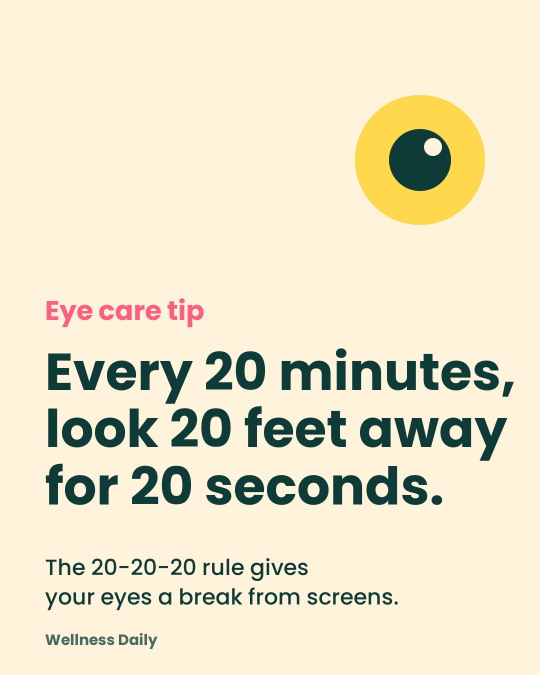
#> input picture images/2026-10-12-2020/post-tt.jpg, 1080 x 1350 px (shown at 1/2 size)
$ python -i flow_upgrade.py   (imports and definitions only)
#> lines starting #> are read from the running program, lines starting #| are printed output that depends on the picture
"""Wellness Daily: upgrade queued text posts with Google Flow media.

hook(clip, reel, line1, line2, out)
    First 6 s of a Flow clip (720x1280 or larger, 9:16) with a two-line title
    overlay visible from frame 0, then the existing text reel. Keeps the clip's
    own sound (no music). Output 1080x1920, 30 fps, H.264/AAC.

photo_post(img, kicker, title_lines, body_lines, out_png, out_jpg)
    1080x1350 post: Flow photo, dark top gradient, text at top, brand pill at
    bottom. Writes PNG (IG/FB) and JPG (TikTok).

photo_cover(img, title_lines, out_png, out_jpg)
    1080x1350 carousel cover: Flow photo with big title at top (replaces slide1).

CLI (see also reel/carousel below):
  python3 flow_upgrade.py hook CLIP REEL "Line one" "line two?" OUT.mp4
  python3 flow_upgrade.py post IMG "Kicker" "Title l1|Title l2" "Body l1|Body l2" OUT.png OUT.jpg
  python3 flow_upgrade.py cover IMG "Title l1|Title l2|Title l3" OUT.png OUT.jpg
  python3 flow_upgrade.py reel SPEC.json OUT.mp4
      SPEC: {"images":[...],"title_small":"Dinner in 20 minutes:","title_big":["3 tips"],
             "tips":[[["Pick one pan"],["Fewer dishes and","less cleanup."]],...],"cta":["Quick and","easy wins."]}
  python3 flow_upgrade.py carousel SPEC.json FOLDER
      SPEC: {"images":[...],"cover":["Eggs","four ways"],"label":"Egg idea",
             "items":[[["Scrambled"],["Soft and quick."]],...4 items],"cta_big":["Save","this."],"cta_sub":["Which is your favorite?"]}
"""
import subprocess, sys
from PIL import Image, ImageDraw, ImageFont

import os as _os
_FD = _os.environ.get('WD_FONT_DIR', '/usr/share/fonts/truetype/google-fonts')
B = f'{_FD}/Poppins-Bold.ttf'
R = f'{_FD}/Poppins-Regular.ttf'
DARK = (8, 24, 26)
MINT = (168, 230, 193)
CREAM = (255, 247, 232)
CORAL = (255, 150, 130)


def _esc(s):
    return s.replace('\\', '\\\\').replace(':', '\\:').replace("'", "’")


# [16 lines left out: function hook, not called in this run]


def _base(img, top_frac=0.15, grad=0.52, strength=215):
#> called with img = '../images/2026-10-12-2020/post-tt.jpg', top_frac = 0.15, grad = 0.52, strength = 215
    W, H = 1080, 1350
    src = Image.open(img).convert('RGB')
#> src is the input picture: PIL image 1080x1350 RGB; mean R, G, B 235.6, 226.9, 201.5
    s = max(W / src.width, H / src.height)
#> s = 1
    im = src.resize((round(src.width * s), round(src.height * s)), Image.LANCZOS)
    left = (im.width - W) // 2
#> left = 0
    top = int((im.height - H) * top_frac)
#> top = 0
    im = im.crop((left, top, left + W, top + H))
    g = Image.new('L', (1, H))
    for y in range(H):
        v = 1 - y / (H * grad)
        g.putpixel((0, y), int(max(0, v) ** 0.9 * strength))
    return Image.composite(Image.new('RGB', (W, H), DARK), im, g.resize((W, H)))
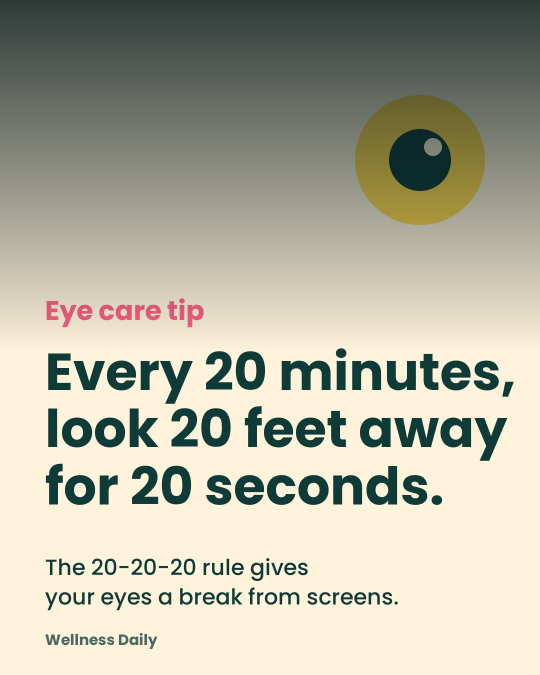
#> returned value: PIL image 1080x1350 RGB (shown at 1/2 size); mean R, G, B 179.6, 177.6, 159.7


# [44 lines left out: functions _fit, _pill, photo_post, photo_cover, not called in this run]


# ---------------- photo-background reels and carousels ----------------
import os, json, tempfile, shutil


# [101 lines left out: functions _darken, _lines, reel_scenes, carousel_slides, _unique, not called in this run]


# [12 lines not run here, left out]

>>> result = _base('../images/2026-10-12-2020/post-tt.jpg')
